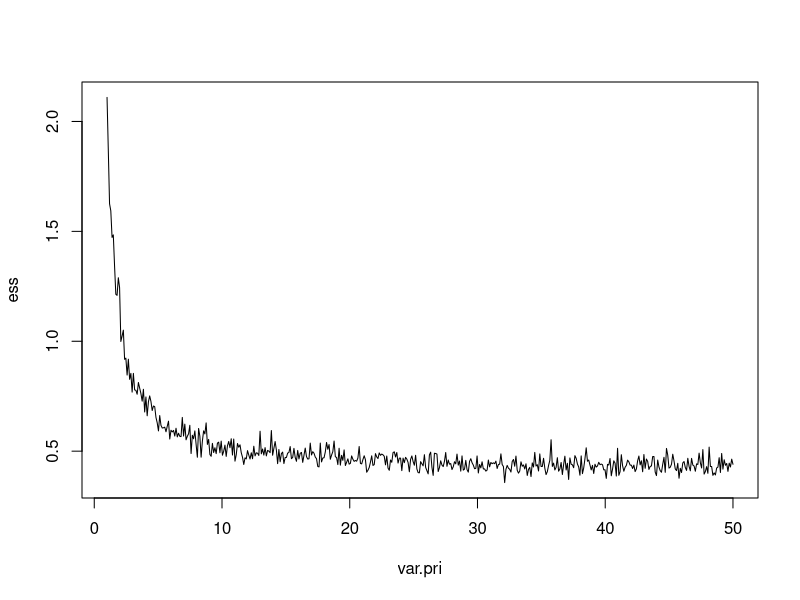

This chart was generated by the following R code:
rm(list = ls())

n = 1000
p0 = 0.15
m = 500
var.pri = seq(1, 50, length.out = m)
ess = rep(0, m)
pb = txtProgressBar(style = 3)
for (i in 1:m) {
  w = rbinom(n, 1, 0.5)
  mu = w * rnorm(1000, 1, var.pri[i])
  prob = pnorm(qnorm(p0) + mu)
  E = mean(prob)
  V = var(prob)
  a = (1 - E) * E^2 / V - E
  b = a * (1 - E) / E
  ess[i] = a + b
  setTxtProgressBar(pb, i / m)
}
idx = which(ess > 0.55 & ess < 0.6)
var.pri[idx]
plot(var.pri, ess, type = "l")
